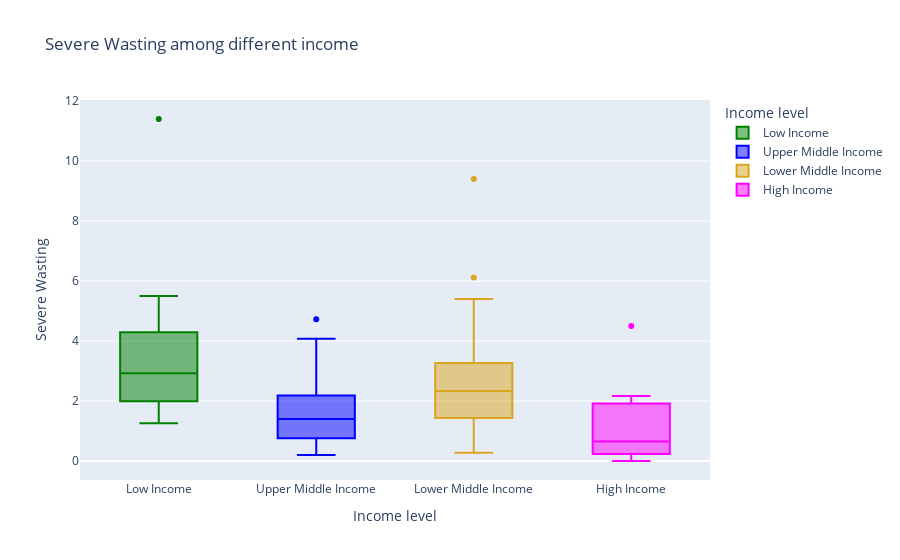

The notebook cell this image was saved under:
### Code cell
fig2 = px.box(df_country, x='Income level', y='Severe Wasting',title='Severe Wasting among different income',color='Income level', 
             color_discrete_sequence=["green", "blue", "goldenrod", "magenta"])

fig2.show()

### Figure 1 — Plotly figure (JSON) as saved in the notebook; plotly's stock layout.template omitted (floating-point values rounded to 4 significant figures)
{"data": [{"alignmentgroup": "True", "hovertemplate": "Income level=%{x}<br>Severe Wasting=%{y}<extra></extra>", "legendgroup": "Low Income", "marker": {"color": "green"}, "name": "Low Income", "notched": false, "offsetgroup": "Low Income", "orientation": "v", "showlegend": true, "type": "box", "x": ["Low Income", "Low Income", "Low Income", "Low Income", "Low Income", "Low Income", "Low Income", "Low Income", "Low Income", "Low Income", "Low Income", "Low Income", "Low Income", "Low Income", "Low Income", "Low Income", "Low Income", "Low Income", "Low Income", "Low Income", "Low Income", "Low Income", "Low Income", "Low Income", "Low Income", "Low Income", "Low Income", "Low Income", "Low Income", "Low Income", "Low Income"], "x0": " ", "xaxis": "x", "y": [3.033, 2.425, 4.169, 1.26, 3.16, 5.5, 1.275, 4.15, 4.633, 3.017, 2.086, 3.243, 2.925, 1.98, 1.78, 2.24, 1.608, 4.457, 2.567, 2.529, 4.33, 1.425, 3.075, 4.35, 11.4, 5.05, 2.483, 2.038, 1.333, 1.5, 5.3], "y0": " ", "yaxis": "y"}, {"alignmentgroup": "True", "hovertemplate": "Income level=%{x}<br>Severe Wasting=%{y}<extra></extra>", "legendgroup": "Upper Middle Income", "marker": {"color": "blue"}, "name": "Upper Middle Income", "notched": false, "offsetgroup": "Upper Middle Income", "orientation": "v", "showlegend": true, "type": "box", "x": ["Upper Middle Income", "Upper Middle Income", "Upper Middle Income", "Upper Middle Income", "Upper Middle Income", "Upper Middle Income", "Upper Middle Income", "Upper Middle Income", "Upper Middle Income", "Upper Middle Income", "Upper Middle Income", "Upper Middle Income", "Upper Middle Income", "Upper Middle Income", "Upper Middle Income", "Upper Middle Income", "Upper Middle Income", "Upper Middle Income", "Upper Middle Income", "Upper Middle Income", "Upper Middle Income", "Upper Middle Income", "Upper Middle Income", "Upper Middle Income", "Upper Middle Income", "Upper Middle Income", "Upper Middle Income", "Upper Middle Income", "Upper Middle Income", "Upper Middle Income", "Upper Middle Income", "Upper Middle Income", "Upper Middle Income", "Upper Middle Income", "Upper Middle Income", "Upper Middle Income", "Upper Middle Income", "Upper Middle Income", "Upper Middle Income", "Upper Middle Income", "Upper Middle Income", "Upper Middle Income", "Upper Middle Income", "Upper Middle Income", "Upper Middle Income", "Upper Middle Income", "Upper Middle Income", "Upper Middle Income", "Upper Middle Income", "Upper Middle Income", "Upper Middle Income", "Upper Middle Income", "Upper Middle Income"], "x0": " ", "xaxis": "x", "y": [4.075, 2.733, 0.2, 1.6, 2.575, 0.6, 0.8333, 2.2, 2.85, 0.7, 1.533, 0.92, 0.3667, 2.169, 0.7429, 0.58, 2.425, 2, 1.4, 0.85, 0.8571, 2.45, 1.4, 2.175, 0.9211, 0.76, 1.58, 2.25, 3.233, 2.169, 4.725, 1.1, 2.169, 0.65, 1.7, 2.75, 0.2, 0.6333, 0.3333, 0.2133, 0.9, 0.7, 1.3, 1.233, 2.92, 2.45, 1.267, 1.475, 2.1, 0.6, 1.6, 0.9, 2.169], "y0": " ", "yaxis": "y"}, {"alignmentgroup": "True", "hovertemplate": "Income level=%{x}<br>Severe Wasting=%{y}<extra></extra>", "legendgroup": "Lower Middle Income", "marker": {"color": "goldenrod"}, "name": "Lower Middle Income", "notched": false, "offsetgroup": "Lower Middle Income", "orientation": "v", "showlegend": true, "type": "box", "x": ["Lower Middle Income", "Lower Middle Income", "Lower Middle Income", "Lower Middle Income", "Lower Middle Income", "Lower Middle Income", "Lower Middle Income", "Lower Middle Income", "Lower Middle Income", "Lower Middle Income", "Lower Middle Income", "Lower Middle Income", "Lower Middle Income", "Lower Middle Income", "Lower Middle Income", "Lower Middle Income", "Lower Middle Income", "Lower Middle Income", "Lower Middle Income", "Lower Middle Income", "Lower Middle Income", "Lower Middle Income", "Lower Middle Income", "Lower Middle Income", "Lower Middle Income", "Lower Middle Income", "Lower Middle Income", "Lower Middle Income", "Lower Middle Income", "Lower Middle Income", "Lower Middle Income", "Lower Middle Income", "Lower Middle Income", "Lower Middle Income", "Lower Middle Income", "Lower Middle Income", "Lower Middle Income", "Lower Middle Income", "Lower Middle Income", "Lower Middle Income", "Lower Middle Income", "Lower Middle Income", "Lower Middle Income", "Lower Middle Income", "Lower Middle Income"], "x0": " ", "xaxis": "x", "y": [2.4, 2.814, 1.4, 0.7, 3.483, 1.814, 5.4, 2.433, 2.6, 9.4, 2.487, 0.4333, 0.6, 2.011, 0.275, 6.117, 4.171, 2.362, 2.169, 0.8167, 3.2, 1.62, 3.975, 0.9625, 1.95, 2.5, 0.75, 4.38, 4.5, 2.8, 1.92, 1.45, 2.333, 1.825, 2.333, 0.85, 4.767, 4.775, 1.1, 3.8, 2.975, 1.7, 2.331, 2.043, 1.389], "y0": " ", "yaxis": "y"}, {"alignmentgroup": "True", "hovertemplate": "Income level=%{x}<br>Severe Wasting=%{y}<extra></extra>", "legendgroup": "High Income", "marker": {"color": "magenta"}, "name": "High Income", "notched": false, "offsetgroup": "High Income", "orientation": "v", "showlegend": true, "type": "box", "x": ["High Income", "High Income", "High Income", "High Income", "High Income", "High Income", "High Income", "High Income", "High Income", "High Income", "High Income", "High Income", "High Income", "High Income", "High Income", "High Income", "High Income", "High Income", "High Income"], "x0": " ", "xaxis": "x", "y": [0, 2.169, 2, 0.4, 2.169, 1, 0.1, 0.2, 0.6286, 1.68, 0.3333, 2.169, 0.15, 4.5, 1.2, 0.5, 1.4, 0.04, 0.65], "y0": " ", "yaxis": "y"}], "layout": {"boxmode": "overlay", "legend": {"title": {"text": "Income level"}, "tracegroupgap": 0}, "title": {"text": "Severe Wasting among different income"}, "xaxis": {"anchor": "y", "categoryarray": ["Low Income", "Upper Middle Income", "Lower Middle Income", "High Income"], "categoryorder": "array", "domain": [0, 1], "title": {"text": "Income level"}}, "yaxis": {"anchor": "x", "domain": [0, 1], "title": {"text": "Severe Wasting"}}}}
